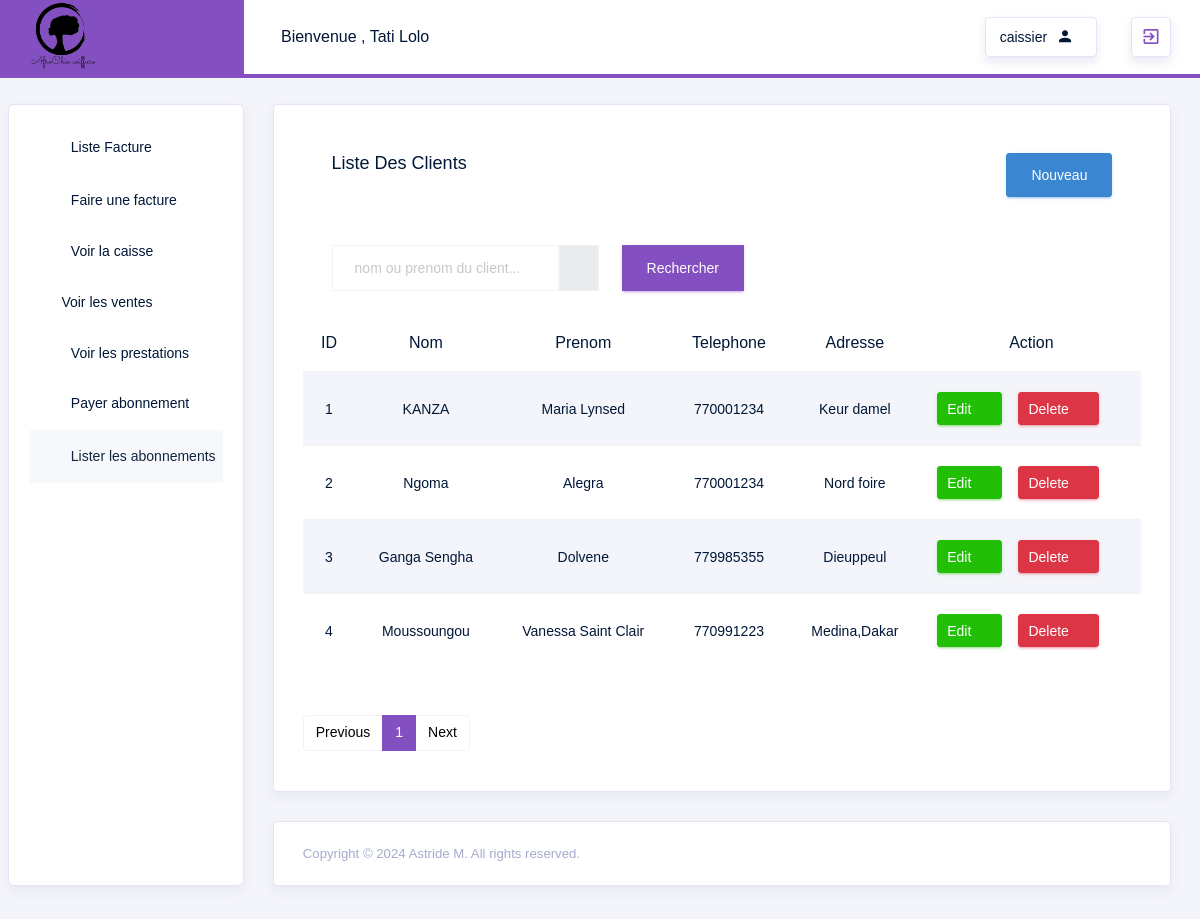
/Client/List (signed in), run on the app's committed database.
### src/models.py (models this page shows, shortened)
class User(db.Model, UserMixin):
    id = db.Column(db.Integer, primary_key=True, autoincrement=True)
    login = db.Column(db.String(100), unique=True, nullable=False)
    password = db.Column(db.String(128), nullable=False)
    nom = db.Column(db.String(100), nullable=False)
    prenom = db.Column(db.String(100), nullable=False)
    telephone = db.Column(db.String(100), nullable=False)
    adresse = db.Column(db.String(250), nullable=False)
    role_id = db.Column(db.Integer, db.ForeignKey('role.id'), nullable=False)
    role = db.relationship('Role', backref=db.backref('users', lazy=True))

class Role(db.Model):
    id = db.Column(db.Integer, primary_key=True, autoincrement=True)
    name = db.Column(db.String(50), unique=True, nullable=False)

class Client(db.Model):
    id = db.Column(db.Integer, primary_key=True, autoincrement=True)
    nom = db.Column(db.String(100), nullable=False)
    prenom = db.Column(db.String(100), nullable=False)
    telephone = db.Column(db.String(100), nullable=False)
    adresse = db.Column(db.String(250), nullable=False)

### src/routes/gestionnaire_routes.py (the view)
@app.route('/Client/List',methods=['GET', 'POST'])
@login_required
def ListClient():
    form = SearchForm()
    page = request.args.get('page', 1, type=int)  # Récupérer le numéro de page depuis les paramètres de requête, par défaut 1
    if form.validate_on_submit():
        search_query = form.search_query.data
        clients = Client.query.filter(or_(Client.nom.ilike(f'%{search_query}%'), Client.prenom.ilike(f'%{search_query}%'))).paginate(page=page, per_page=5)
    else:
        clients = Client.query.paginate(page=page, per_page=5)
    return render_template('gestionnaire/client/ListClient.html', clients=clients,form=form)

### src/forms/CoiffureForms.py
class SearchForm(FlaskForm):
    search_query = StringField(
        'Recherche',
        render_kw={"class": "form-control",
                    "aria-label": "search",
                    "aria-describedby": "search"})
    submit = SubmitField('Rechercher', render_kw={"class": "btn btn-primary"})

### src/routes/auth_routes.py (called while the page is built)
@login_manager.user_loader
def load_user(user_id):
        return User.query.get(int(user_id))

### src/templates/gestionnaire/client/ListClient.html (shortened to what this page needs)
{% extends "layouts/base.html" %}
{% block content %}
<div class="row">
    <div class="col-md-12">
        <div class="card">
            <div class="card-body">
                <div class="card-body d-flex align-items-center">
                    <h4 class="card-title flex-grow-1">Liste des clients</h4>
                    <a href="{{ url_for('AddClient') }}" class="btn btn-info ml-auto">Nouveau</a>
                </div>
                <div class="table-responsive mb-5">
                  <div class="card-body d-flex">
                    <li class="nav-item nav-search d-none d-md-block mr-0">
                      <form method="POST" action="{{ url_for('ListClient') }}" class="input-group">
                        {{ form.search_query(class="form-control", placeholder="nom ou prenom du client...") }}
                        <div class="input-group-prepend">
                            <span class="input-group-text mr-4" id="search">
                                <i class="typcn typcn-zoom"></i>
                            </span>
                            {{ form.submit() }}
                        </div>
                    </form>
                      </li>
                </div>
                    <table class="table table-hover table-striped text-center">
                        <thead>
                            <tr>
                                <th>ID</th>
                                <th>Nom</th>
                                <th>Prenom</th>
                                <th>Telephone</th>
                                <th>Adresse</th>
                                <th>Action</th>
                            </tr>
                        </thead>
                        <tbody>
                            {% for client in clients %}
                            <tr>
                                <td>{{ client.id }}</td>
                                <td>{{ client.nom }}</td>
                                <td>{{ client.prenom }}</td>
                                <td>{{ client.telephone }}</td>
                                <td>{{ client.adresse }}</td>
                                <td>
                                  <div class="d-flex align-items-center">
                                    <a href="{{ url_for('EditClient', client_id=client.id) }}" class="btn btn-success btn-sm btn-icon-text mr-3">
                                      Edit
                                      <i class="typcn typcn-edit btn-icon-append"></i>
                                    </a>
                                    <form action="{{ url_for('DeleteClient', client_id=client.id) }}" method="post" class="delete-form">
                                      <button type="submit" class="btn btn-danger btn-sm btn-icon-text">
                                          Delete
                                          <i class="typcn typcn-delete-outline btn-icon-append"></i>
                                      </button>
                                    </form>
                                  </div>
                                </td>
                            </tr>
                            {% endfor %}
                        </tbody>
                    </table>
                </div>
                 <nav aria-label="Page navigation example mt-4">
                    <ul class="pagination">
                      {% if clients.has_prev %}
                        <li class="page-item"><a class="page-link" href="{{ url_for('ListClient', page=clients.prev_num) }}">Previous</a></li>
                      {% else %}
                        <li class="page-item disabled"><span class="page-link">Previous</span></li>
                      {% endif %}
                      {% for page_num in clients.iter_pages() %}
                        {% if page_num %}
                          {% if clients.page == page_num %}
                            <li class="page-item active" aria-current="page"><span class="page-link">{{ page_num }}</span></li>
                          {% else %}
                            <li class="page-item"><a class="page-link" href="{{ url_for('ListClient', page=page_num) }}">{{ page_num }}</a></li>
                          {% endif %}
                        {% else %}
                          <li class="page-item disabled"><span class="page-link">...</span></li>
                        {% endif %}
                      {% endfor %}
                      {% if clients.has_next %}
                        <li class="page-item"><a class="page-link" href="{{ url_for('ListClient', page=clients.next_num) }}">Next</a></li>
                      {% else %}
                        <li class="page-item disabled"><span class="page-link">Next</span></li>
                      {% endif %}
                    </ul>
                </nav>
            </div>
        </div>
    </div>
</div>
{% endblock %}

### src/templates/layouts/base.html (shortened to what this page needs)
<!DOCTYPE html>
<html lang="en">
<head>
   <link rel="stylesheet" href="https://cdn.jsdelivr.net/npm/bootstrap@4.6.2/dist/css/bootstrap.min.css">
    <link rel="stylesheet" href="{{ url_for('static', filename='template/vendors/typicons/typicons.css') }}">
    <link rel="stylesheet" href="{{ url_for('static', filename='template/vendors/css/vendor.bundle.base.css') }}">
    <link rel="stylesheet" href="{{ url_for('static', filename='template/css/vertical-layout-light/style.css') }}">
    <link rel="stylesheet" href="https://cdnjs.cloudflare.com/ajax/libs/MaterialDesign-Webfont/7.4.47/css/materialdesignicons.min.css">
    <link href="https://cdn.jsdelivr.net/npm/select2@4.1.0-rc.0/dist/css/select2.min.css" rel="stylesheet" />
</head>
<body>
  <div class="container-scroller">
    <nav class="navbar col-lg-12 col-12 p-0 fixed-top d-flex flex-row">
      <div class="navbar-brand-wrapper d-flex justify-content-center">
        <div class="navbar-brand-inner-wrapper d-flex justify-content-between align-items-center w-100">
          <a class="navbar-brand brand-logo" href="#"> <img src="{{ url_for('static', filename='assets/img/logos/salon.png') }}"   style="width: 40%; height: auto;" alt="logo"></a>
          <button class="navbar-toggler navbar-toggler align-self-center" type="button" data-toggle="minimize">
            <span class="typcn typcn-th-menu"></span>
          </button>
        </div>
      </div>
      <div class="navbar-menu-wrapper d-flex align-items-center justify-content-end">
        <ul class="navbar-nav mr-lg-2">
          <li class="nav-item nav-profile dropdown">
            <a class="nav-link" href="#" data-toggle="dropdown" id="profileDropdown">
              <span class="nav-profile-name">Bienvenue , {{ current_user.nom}} {{current_user.prenom}}</span>
            </a>
          </li>
        </ul>
        <ul class="navbar-nav navbar-nav-right">
          <li class="nav-item nav-date dropdown">
            <a class="nav-link d-flex justify-content-center align-items-center" href="javascript:;">
              <h6 class="date mb-0"> {{current_user.role.name}}</h6>
              <i class="mdi mdi-account"></i>
            </a>
          </li>
          <li class="nav-item dropdown">
            <a class="nav-link count-indicator d-flex justify-content-center align-items-center" id="messageDropdown" href="{{ url_for('logout')}}" >
              <i class="mdi mdi-exit-to-app text-primary"></i>
            </a>
          </li>
        </ul>
      </div>
    </nav>
    <div class="container-fluid page-body-wrapper">
      <nav class="sidebar sidebar-offcanvas" id="sidebar">
        <ul class="nav">
          {% if current_user.is_authenticated and current_user.role.name == 'caissier' %}
          <li class="nav-item">
            <a class="nav-link" href="{{ url_for('ListFacture') }}">
              <i class="typcn typcn-document-text menu-icon"></i>
              <span class="menu-arrow">Liste Facture</span>
            </a>
          </li>
          <li class="nav-item">
            <a class="nav-link" href="{{ url_for('AddFacture') }}">
              <i class="typcn typcn-document-text menu-icon"></i>
              <span class="menu-arrow">Faire une facture </span>
            </a>
          </li>
          <li class="nav-item">
            <a class="nav-link" href="{{ url_for('VoirCaisse') }}">
              <i class="typcn typcn-ticket menu-icon"></i>
              <span class="menu-title">Voir la caisse</span>
            </a>
          </li>
          <li class="nav-item">
            <a class="nav-link" href="{{ url_for('list_ventes_produits') }}">
              <i class="typcn typcn-th-list"></i>
              <span class="menu-title ml-2">Voir les ventes</span>
            </a>
          </li>
          <li class="nav-item">
            <a class="nav-link" href="{{ url_for('list_coiffures') }}">
              <i class="typcn typcn-scissors menu-icon"></i>
              <span class="menu-title">Voir les prestations</span>
            </a>
          </li>
          <li class="nav-item">
            <a class="nav-link" href="{{ url_for('AddPaiement') }}">
              <i class="typcn typcn-document-text menu-icon"></i>
              <span class="menu-arrow">Payer abonnement </span>
            </a>
          </li>
          <li class="nav-item">
            <a class="nav-link" href="{{ url_for('ListPaiement') }}">
              <i class="typcn typcn-document-text menu-icon"></i>
              <span class="menu-arrow">Lister les abonnements </span>
            </a>
          </li>
          {% endif %}
        </ul>
      </nav>
      <div class="main-panel">
        <div class="content-wrapper">
            {% block content %}{% endblock %}
        </div>
        <footer class="footer">
            <div class="card">
                <div class="card-body">
                    <div class="d-sm-flex justify-content-center justify-content-sm-between">
                        <span class="text-muted text-center text-sm-left d-block d-sm-inline-block">Copyright © 2024 Astride M. All rights reserved.</span>
                    </div>
                </div>
            </div>
        </footer>
      </div>
    </div>
  </div>
</body>
</html>

### data on the page
User: nom "Tati", prenom "Lolo"
Role: role.name "caissier"
Client: id "1", nom "KANZA", prenom "Maria Lynsed", telephone "770001234", adresse "Keur damel"
Client: id "2", nom "Ngoma", prenom "Alegra", telephone "770001234", adresse "Nord foire"
Client: id "3", nom "Ganga Sengha", prenom "Dolvene", telephone "779985355", adresse "Dieuppeul"
Client: id "4", nom "Moussoungou", prenom "Vanessa Saint Clair", telephone "770991223", adresse "Medina,Dakar"

### other printed values
{{ page_num }} "1"
